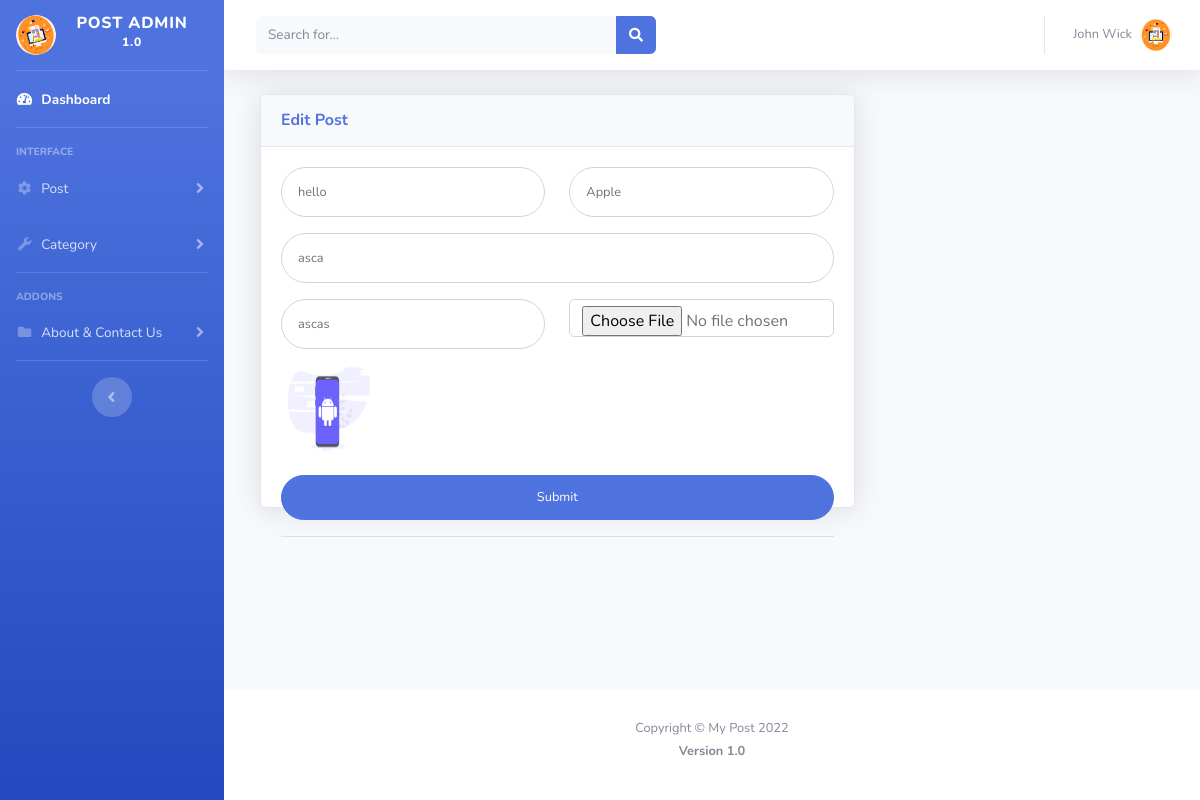
Page /admin/edit_post.php?post_id=15 (signed in) on the committed database.
### tables this page shows
CREATE TABLE `pc_posts` (
  `post_id` int(255) NOT NULL,
  `category_id` int(255) NOT NULL,
  `post_title` varchar(255) NOT NULL,
  `post_description` longtext NOT NULL,
  `post_link` varchar(255) DEFAULT NULL,
  `post_image` varchar(255) NOT NULL,
  `created_at` timestamp NOT NULL DEFAULT current_timestamp(),
  `disable_flag` int(255) NOT NULL DEFAULT 0
);

CREATE TABLE `pc_category` (
  `category_id` int(255) NOT NULL,
  `category_name` varchar(255) NOT NULL,
  `disable_flag` varchar(255) NOT NULL DEFAULT '0'
);

### admin/edit_post.php (the view, shortened to what this page needs)
<?php include 'header.php';
include 'sidebar.php';
?>
        <div class="container-fluid">
             <div class="col-xl-8 col-lg-7">
              <div class="card shadow mb-4">
                <div class="card-header py-3 d-flex flex-row align-items-center justify-content-between">
                  <h6 class="m-0 font-weight-bold text-primary">Edit Post</h6>
                </div>
                <div class="card-body">
                  <div class="chart-area">
                     <?php
                                          $passed_card_id=$_REQUEST['post_id'];
                                          $SelectCarData="Select * from `pc_posts` WHERE  `disable_flag`='0' AND `post_id`='$passed_card_id'";
                                          $result = mysqli_query($conn,$SelectCarData);
                                                    while($row = mysqli_fetch_assoc($result))
                                                    {
                                                             $post_title=$row["post_title"];
                                                             $category_id=$row["category_id"];
                                                             $post_description=$row["post_description"];
                                                             $post_link=$row["post_link"];
                                                             $post_image=$row["post_image"];
                                  $SelectCatData="Select * from `pc_category` WHERE `disable_flag`='0' AND `category_id`=' $category_id'";
                                $result = mysqli_query($conn,$SelectCatData);
                                                    while($row = mysqli_fetch_assoc($result)) {
                                                    $category_name=$row['category_name'];
                                                 }
                                                    }
                                                     ?>
                <form class="user" action="edit_post_code.php" method="POST" enctype="multipart/form-data">
                <div class="form-group row">
                  <div class="col-sm-6 mb-3 mb-sm-0">
                    <input type="text" class="form-control form-control-user" value="<?php echo $post_title; ?>" name="post_title" placeholder="Post Title">
                  </div>
                  <div class="col-sm-6">
                    <input type="text" class="form-control form-control-user" id="search" value="<?php echo $category_name; ?>"
                     name="post_category" placeholder="Post Category" autocomplete="off">
                  </div>
                </div>
                <div class="form-group">
                  <input type="text" class="form-control form-control-user" value="<?php echo $post_description; ?>"name="post_description" placeholder="Post Description">
                </div>
                <div class="form-group row">
                  <div class="col-sm-6 mb-3 mb-sm-0">
                    <input type="text" class="form-control form-control-user" value="<?php echo $post_link; ?>" name="post_link" placeholder="Post Link">
                  </div>
                  <div class="col-sm-6">
                    <input type="file" class="form-control" name="post_image" placeholder=" ">
                  </div>
                  <div style="padding: 10px 10px 0">
                    <img class="img" width="100" height="100" src="<?php echo $post_image; ?>">
                  </div>
                </div>
                <button type="submit" class="btn btn-primary btn-user btn-block">Submit</button>
                <hr>
              </form>
                  </div>
                </div>
              </div>
            </div>
</div>
      </div>
         <?php include 'footer.php'; ?>
    </div>
  </div>
</body>
</html>

### rows in the picture
pc_posts: post_title "hello", post_description "asca", post_link "ascas", post_image (picture)
pc_category: post_category "Apple"

### other values in the picture
$_SESSION['first_name'] "John"
$_SESSION['last_name'] "Wick"
